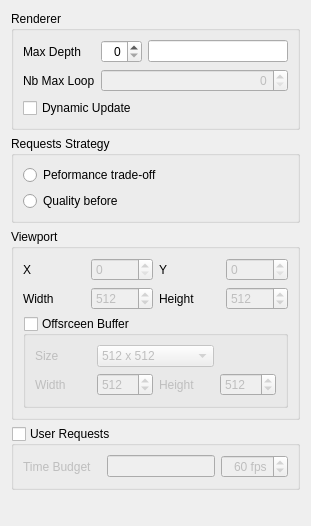
<?xml version="1.0" encoding="UTF-8"?>
<ui version="4.0">
 <class>GvvQRendererEditor</class>
 <widget class="QWidget" name="GvvQRendererEditor">
  <property name="geometry">
   <rect>
    <x>0</x>
    <y>0</y>
    <width>311</width>
    <height>526</height>
   </rect>
  </property>
  <property name="sizePolicy">
   <sizepolicy hsizetype="Preferred" vsizetype="Preferred">
    <horstretch>0</horstretch>
    <verstretch>0</verstretch>
   </sizepolicy>
  </property>
  <property name="windowTitle">
   <string>Renderer Editor</string>
  </property>
  <layout class="QVBoxLayout" name="verticalLayout">
   <item>
    <widget class="QGroupBox" name="groupBox_3">
     <property name="title">
      <string>Renderer</string>
     </property>
     <layout class="QGridLayout" name="gridLayout">
      <item row="0" column="0">
       <widget class="QLabel" name="label_5">
        <property name="text">
         <string>Max Depth</string>
        </property>
       </widget>
      </item>
      <item row="0" column="1">
       <widget class="QSpinBox" name="_maxDepthSpinBox">
        <property name="alignment">
         <set>Qt::AlignRight|Qt::AlignTrailing|Qt::AlignVCenter</set>
        </property>
        <property name="maximum">
         <number>31</number>
        </property>
        <property name="singleStep">
         <number>1</number>
        </property>
       </widget>
      </item>
      <item row="0" column="2">
       <widget class="QLineEdit" name="_maxResolutionLineEdit">
        <property name="toolTip">
         <string>Resolution max, i.e. nb of voxels in each dimension</string>
        </property>
        <property name="alignment">
         <set>Qt::AlignRight|Qt::AlignTrailing|Qt::AlignVCenter</set>
        </property>
        <property name="readOnly">
         <bool>true</bool>
        </property>
       </widget>
      </item>
      <item row="1" column="0">
       <widget class="QLabel" name="label_6">
        <property name="text">
         <string>Nb Max Loop</string>
        </property>
       </widget>
      </item>
      <item row="1" column="1" colspan="2">
       <widget class="QSpinBox" name="_nbMaxRayCastingIterationSpinBox">
        <property name="enabled">
         <bool>false</bool>
        </property>
        <property name="alignment">
         <set>Qt::AlignRight|Qt::AlignTrailing|Qt::AlignVCenter</set>
        </property>
        <property name="maximum">
         <number>31</number>
        </property>
        <property name="singleStep">
         <number>1</number>
        </property>
       </widget>
      </item>
      <item row="2" column="0" colspan="2">
       <widget class="QCheckBox" name="_dynamicUpdateCheckBox">
        <property name="text">
         <string>Dynamic Update</string>
        </property>
       </widget>
      </item>
     </layout>
    </widget>
   </item>
   <item>
    <widget class="QGroupBox" name="groupBox_4">
     <property name="title">
      <string>Requests Strategy</string>
     </property>
     <layout class="QGridLayout" name="gridLayout_3">
      <item row="1" column="0">
       <widget class="QRadioButton" name="_priorityOnNodesRadioButton">
        <property name="toolTip">
         <string>Priorirty on node subdivisions</string>
        </property>
        <property name="text">
         <string>Quality before</string>
        </property>
       </widget>
      </item>
      <item row="0" column="0">
       <widget class="QRadioButton" name="_priorityOnBricksRadioButton">
        <property name="toolTip">
         <string>Priorirty on brick loads</string>
        </property>
        <property name="text">
         <string>Peformance trade-off</string>
        </property>
       </widget>
      </item>
     </layout>
    </widget>
   </item>
   <item>
    <widget class="QGroupBox" name="groupBox_2">
     <property name="title">
      <string>Viewport</string>
     </property>
     <layout class="QGridLayout" name="gridLayout_7">
      <item row="0" column="0">
       <widget class="QLabel" name="label_3">
        <property name="text">
         <string>X</string>
        </property>
       </widget>
      </item>
      <item row="0" column="1">
       <widget class="QSpinBox" name="_viewportXSpinBox">
        <property name="enabled">
         <bool>false</bool>
        </property>
        <property name="maximum">
         <number>1920</number>
        </property>
       </widget>
      </item>
      <item row="0" column="2">
       <widget class="QLabel" name="label_4">
        <property name="text">
         <string>Y</string>
        </property>
       </widget>
      </item>
      <item row="0" column="3">
       <widget class="QSpinBox" name="_viewportYSpinBox">
        <property name="enabled">
         <bool>false</bool>
        </property>
        <property name="maximum">
         <number>1200</number>
        </property>
       </widget>
      </item>
      <item row="1" column="0">
       <widget class="QLabel" name="label_17">
        <property name="text">
         <string>Width</string>
        </property>
       </widget>
      </item>
      <item row="1" column="1">
       <widget class="QSpinBox" name="_viewportWidthSpinBox">
        <property name="enabled">
         <bool>false</bool>
        </property>
        <property name="minimum">
         <number>1</number>
        </property>
        <property name="maximum">
         <number>1920</number>
        </property>
        <property name="value">
         <number>512</number>
        </property>
       </widget>
      </item>
      <item row="1" column="2">
       <widget class="QLabel" name="label_18">
        <property name="text">
         <string>Height</string>
        </property>
       </widget>
      </item>
      <item row="1" column="3">
       <widget class="QSpinBox" name="_viewportHeightSpinBox">
        <property name="enabled">
         <bool>false</bool>
        </property>
        <property name="minimum">
         <number>1</number>
        </property>
        <property name="maximum">
         <number>1200</number>
        </property>
        <property name="value">
         <number>512</number>
        </property>
       </widget>
      </item>
      <item row="2" column="0" colspan="4">
       <widget class="QGroupBox" name="_viewportOffscreenSizeGroupBox">
        <property name="title">
         <string>Offsrceen Buffer</string>
        </property>
        <property name="checkable">
         <bool>true</bool>
        </property>
        <property name="checked">
         <bool>false</bool>
        </property>
        <layout class="QGridLayout" name="gridLayout_4">
         <item row="0" column="0">
          <widget class="QLabel" name="label_16">
           <property name="text">
            <string>Size</string>
           </property>
          </widget>
         </item>
         <item row="0" column="1" colspan="2">
          <widget class="QComboBox" name="_viewportOffscreenSizeComboBox">
           <item>
            <property name="text">
             <string>512 x 512</string>
            </property>
           </item>
          </widget>
         </item>
         <item row="1" column="0">
          <widget class="QLabel" name="label_14">
           <property name="text">
            <string>Width</string>
           </property>
          </widget>
         </item>
         <item row="1" column="1">
          <widget class="QSpinBox" name="_graphicsBufferWidthSpinBox">
           <property name="minimum">
            <number>1</number>
           </property>
           <property name="maximum">
            <number>1920</number>
           </property>
           <property name="value">
            <number>512</number>
           </property>
          </widget>
         </item>
         <item row="1" column="2">
          <widget class="QLabel" name="label_15">
           <property name="text">
            <string>Height</string>
           </property>
          </widget>
         </item>
         <item row="1" column="3">
          <widget class="QSpinBox" name="_graphicsBufferHeightSpinBox">
           <property name="minimum">
            <number>1</number>
           </property>
           <property name="maximum">
            <number>1200</number>
           </property>
           <property name="value">
            <number>512</number>
           </property>
          </widget>
         </item>
        </layout>
       </widget>
      </item>
     </layout>
    </widget>
   </item>
   <item>
    <widget class="QGroupBox" name="_timeBudgetParametersGroupBox">
     <property name="enabled">
      <bool>true</bool>
     </property>
     <property name="title">
      <string>User Requests</string>
     </property>
     <property name="checkable">
      <bool>true</bool>
     </property>
     <property name="checked">
      <bool>false</bool>
     </property>
     <layout class="QGridLayout" name="gridLayout_2">
      <item row="0" column="0">
       <widget class="QLabel" name="label">
        <property name="text">
         <string>Time Budget</string>
        </property>
       </widget>
      </item>
      <item row="0" column="1">
       <widget class="QLineEdit" name="_timeBudgetLineEdit">
        <property name="enabled">
         <bool>false</bool>
        </property>
        <property name="sizePolicy">
         <sizepolicy hsizetype="Fixed" vsizetype="Fixed">
          <horstretch>0</horstretch>
          <verstretch>0</verstretch>
         </sizepolicy>
        </property>
        <property name="alignment">
         <set>Qt::AlignRight|Qt::AlignTrailing|Qt::AlignVCenter</set>
        </property>
        <property name="readOnly">
         <bool>true</bool>
        </property>
       </widget>
      </item>
      <item row="0" column="2">
       <widget class="QSpinBox" name="_timeBudgetSpinBox">
        <property name="sizePolicy">
         <sizepolicy hsizetype="Fixed" vsizetype="Fixed">
          <horstretch>0</horstretch>
          <verstretch>0</verstretch>
         </sizepolicy>
        </property>
        <property name="alignment">
         <set>Qt::AlignRight|Qt::AlignTrailing|Qt::AlignVCenter</set>
        </property>
        <property name="suffix">
         <string> fps</string>
        </property>
        <property name="minimum">
         <number>1</number>
        </property>
        <property name="maximum">
         <number>120</number>
        </property>
        <property name="value">
         <number>60</number>
        </property>
       </widget>
      </item>
     </layout>
    </widget>
   </item>
   <item>
    <spacer name="verticalSpacer">
     <property name="orientation">
      <enum>Qt::Vertical</enum>
     </property>
     <property name="sizeHint" stdset="0">
      <size>
       <width>20</width>
       <height>42</height>
      </size>
     </property>
    </spacer>
   </item>
  </layout>
 </widget>
 <resources/>
 <connections/>
</ui>
